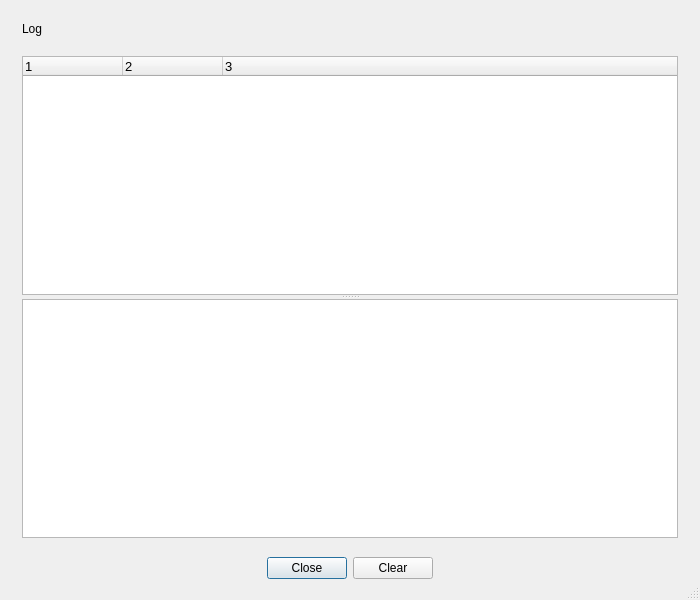
<?xml version="1.0" encoding="UTF-8"?>
<ui version="4.0">
 <class>Log</class>
 <widget class="QDialog" name="Log">
  <property name="windowModality">
   <enum>Qt::WindowModal</enum>
  </property>
  <property name="geometry">
   <rect>
    <x>0</x>
    <y>0</y>
    <width>700</width>
    <height>600</height>
   </rect>
  </property>
  <property name="sizePolicy">
   <sizepolicy hsizetype="Preferred" vsizetype="Preferred">
    <horstretch>0</horstretch>
    <verstretch>0</verstretch>
   </sizepolicy>
  </property>
  <property name="minimumSize">
   <size>
    <width>400</width>
    <height>600</height>
   </size>
  </property>
  <property name="windowTitle">
   <string>Log</string>
  </property>
  <property name="sizeGripEnabled">
   <bool>true</bool>
  </property>
  <layout class="QVBoxLayout" name="verticalLayout">
   <property name="spacing">
    <number>0</number>
   </property>
   <property name="leftMargin">
    <number>12</number>
   </property>
   <property name="topMargin">
    <number>12</number>
   </property>
   <property name="rightMargin">
    <number>12</number>
   </property>
   <property name="bottomMargin">
    <number>12</number>
   </property>
   <item>
    <widget class="QWidget" name="logBar" native="true">
     <property name="minimumSize">
      <size>
       <width>0</width>
       <height>0</height>
      </size>
     </property>
     <layout class="QHBoxLayout" name="horizontalLayout">
      <property name="spacing">
       <number>0</number>
      </property>
      <property name="leftMargin">
       <number>10</number>
      </property>
      <property name="topMargin">
       <number>10</number>
      </property>
      <property name="rightMargin">
       <number>10</number>
      </property>
      <property name="bottomMargin">
       <number>10</number>
      </property>
      <item>
       <widget class="QLabel" name="label">
        <property name="text">
         <string>Log</string>
        </property>
       </widget>
      </item>
     </layout>
    </widget>
   </item>
   <item>
    <widget class="QWidget" name="logWidget" native="true">
     <layout class="QVBoxLayout" name="verticalLayout_2">
      <property name="spacing">
       <number>0</number>
      </property>
      <property name="leftMargin">
       <number>10</number>
      </property>
      <property name="topMargin">
       <number>10</number>
      </property>
      <property name="rightMargin">
       <number>10</number>
      </property>
      <property name="bottomMargin">
       <number>10</number>
      </property>
      <item>
       <widget class="QSplitter" name="splitter">
        <property name="orientation">
         <enum>Qt::Vertical</enum>
        </property>
        <property name="childrenCollapsible">
         <bool>false</bool>
        </property>
        <widget class="LogTree" name="items">
         <property name="font">
          <font>
           <pointsize>10</pointsize>
          </font>
         </property>
         <property name="alternatingRowColors">
          <bool>true</bool>
         </property>
         <property name="columnCount">
          <number>3</number>
         </property>
         <attribute name="headerVisible">
          <bool>true</bool>
         </attribute>
         <column>
          <property name="text">
           <string notr="true">1</string>
          </property>
         </column>
         <column>
          <property name="text">
           <string notr="true">2</string>
          </property>
         </column>
         <column>
          <property name="text">
           <string notr="true">3</string>
          </property>
         </column>
        </widget>
        <widget class="QTextBrowser" name="log">
         <property name="sizePolicy">
          <sizepolicy hsizetype="Expanding" vsizetype="Expanding">
           <horstretch>0</horstretch>
           <verstretch>0</verstretch>
          </sizepolicy>
         </property>
         <property name="minimumSize">
          <size>
           <width>0</width>
           <height>50</height>
          </size>
         </property>
         <property name="font">
          <font>
           <pointsize>10</pointsize>
          </font>
         </property>
        </widget>
       </widget>
      </item>
     </layout>
    </widget>
   </item>
   <item>
    <widget class="QWidget" name="buttonsWidget" native="true">
     <property name="minimumSize">
      <size>
       <width>0</width>
       <height>0</height>
      </size>
     </property>
     <layout class="QHBoxLayout" name="horizontalLayout_2">
      <item>
       <spacer name="horizontalSpacer_2">
        <property name="orientation">
         <enum>Qt::Horizontal</enum>
        </property>
        <property name="sizeHint" stdset="0">
         <size>
          <width>239</width>
          <height>20</height>
         </size>
        </property>
       </spacer>
      </item>
      <item>
       <widget class="QPushButton" name="close">
        <property name="toolTip">
         <string>Close</string>
        </property>
        <property name="text">
         <string>Close</string>
        </property>
       </widget>
      </item>
      <item>
       <widget class="QPushButton" name="clear">
        <property name="toolTip">
         <string>Clear</string>
        </property>
        <property name="text">
         <string>Clear</string>
        </property>
       </widget>
      </item>
      <item>
       <spacer name="horizontalSpacer">
        <property name="orientation">
         <enum>Qt::Horizontal</enum>
        </property>
        <property name="sizeHint" stdset="0">
         <size>
          <width>239</width>
          <height>20</height>
         </size>
        </property>
       </spacer>
      </item>
     </layout>
    </widget>
   </item>
  </layout>
 </widget>
 <customwidgets>
  <customwidget>
   <class>LogTree</class>
   <extends>QTreeWidget</extends>
   <header>../../../logtree.h</header>
  </customwidget>
 </customwidgets>
 <resources>
  <include location="automator.qrc"/>
  <include location="automator.qrc"/>
 </resources>
 <connections>
  <connection>
   <sender>close</sender>
   <signal>clicked()</signal>
   <receiver>Log</receiver>
   <slot>close()</slot>
   <hints>
    <hint type="sourcelabel">
     <x>199</x>
     <y>571</y>
    </hint>
    <hint type="destinationlabel">
     <x>199</x>
     <y>299</y>
    </hint>
   </hints>
  </connection>
 </connections>
</ui>
